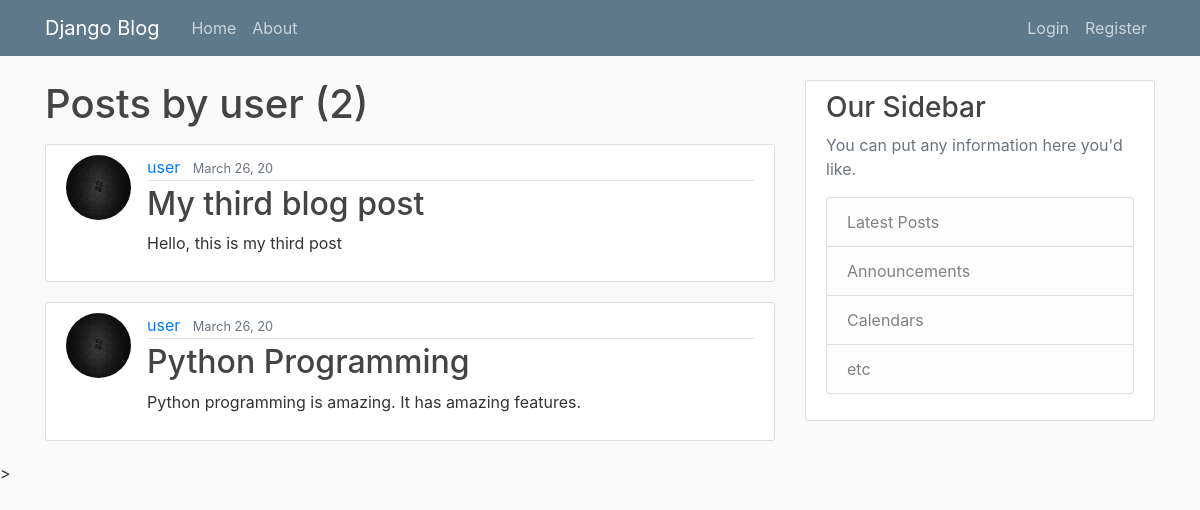
/user/user, run on an earlier commit of the app's database.
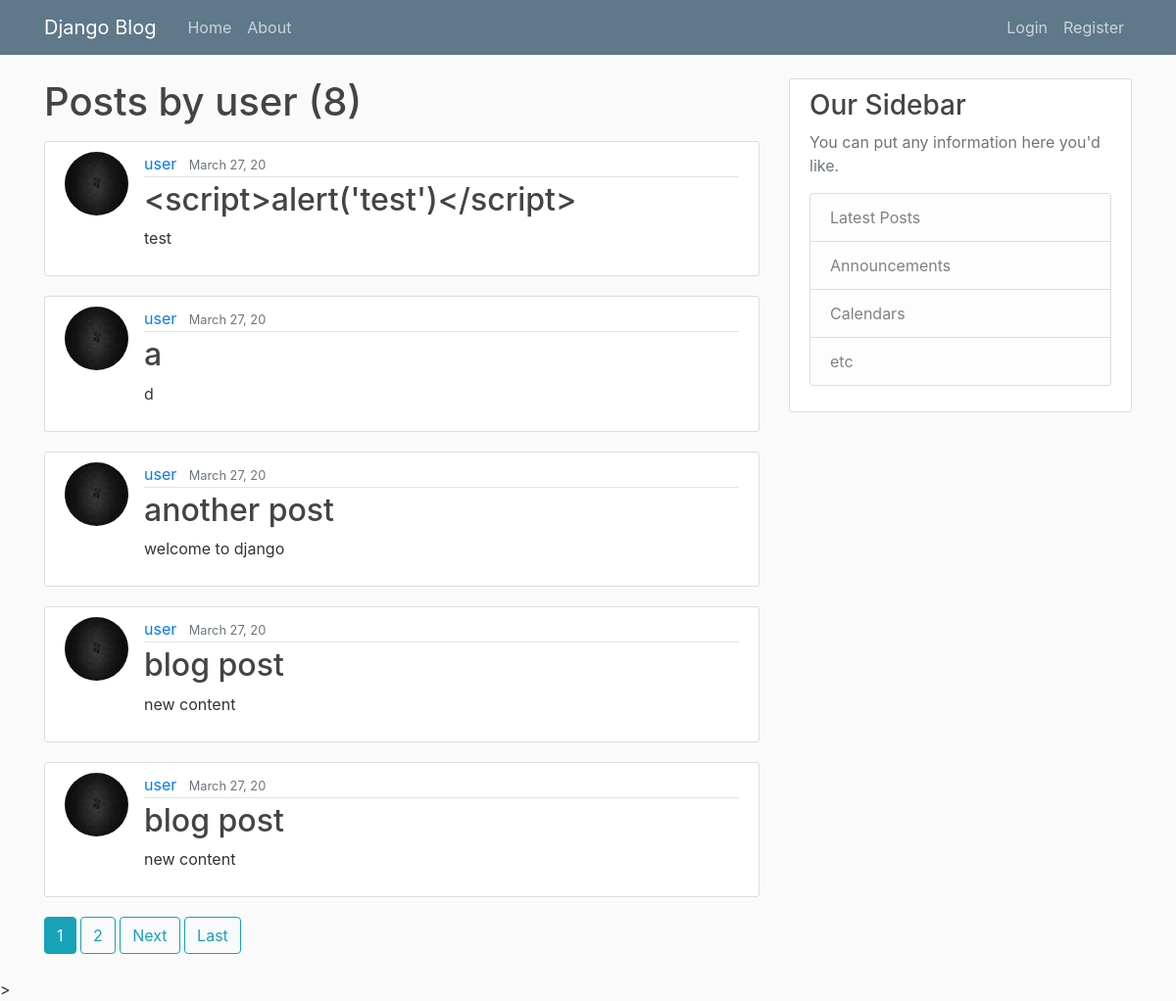
And on a later commit of the database.
### blog/models.py (models this page shows, shortened)
class Post(models.Model):
    title = models.CharField(max_length=100)
    content = models.TextField()
    date_posted = models.DateTimeField(default=timezone.now)
    author = models.ForeignKey(User, on_delete=models.CASCADE)

### users/models.py (models this page shows, shortened)
class Profile(models.Model):
    user = models.OneToOneField(User, on_delete=models.CASCADE)
    image = models.ImageField(default='default.jpg', upload_to='profile_pics')

### blog/views.py (the view)
# urls.py: path('user/<str:username>', UserPostListView.as_view(), name="user-posts"),
class UserPostListView(ListView):
    model = Post
    template_name = 'blog/user_posts.html'
    context_object_name = "posts"
    paginate_by = 5
    def get_queryset(self):
        user = get_object_or_404(User, username=self.kwargs.get('username'))
        return Post.objects.filter(author=user).order_by('-date_posted')

### blog/templates/blog/user_posts.html (shortened to what this page needs)
{% extends "blog/base.html" %}
{% block content %}
<h1 class="mb-3">Posts by {{ view.kwargs.username }} ({{ page_obj.paginator.count }})</h1>
    {% for post in posts %}
    <article class="media content-section">
      <img src="{{ post.author.profile.image.url }}" alt="{{ post.title }}" class="rounded-circle article-img">
        <div class="media-body">
          <div class="article-metadata">
            <a class="mr-2" href="{% url 'user-posts' post.author.username %}">{{ post.author }}</a>
            <small class="text-muted">{{ post.date_posted |date:"F d, y" }}</small>
          </div>
          <h2><a class="article-title" href="{% url 'post-detail' post.id %}">{{ post.title }}</a></h2>
          <p class="article-content">{{ post.content }}</p>
        </div>
      </article>
    {% endfor %}
    {% if is_paginated %}
      {% for num in page_obj.paginator.page_range %}
        {% if page_obj.number == num %}
        <a href="?page={{ num }}" class="btn btn-info mb-4">{{ num }}</a>
        {% elif num > page_obj.number|add:'-3' and num < page_obj.number|add:'3' %}
        <a href="?page={{ num }}" class="btn btn-outline-info mb-4">{{ num }}</a>
        {% endif %}
      {% endfor %}
      {% if page_obj.has_next %}
        <a href="?page={{ page_obj.next_page_number }}" class="btn btn-outline-info mb-4">Next</a>
        <a href="?page={{ page_obj.paginator.num_pages }}" class="btn btn-outline-info mb-4">Last</a>
      {% endif %}
    {% endif %}
{% endblock content %}

### blog/templates/blog/base.html (shortened to what this page needs)
{% load static %}
<!DOCTYPE html>
<html lang="en">
<head>
    <link rel="stylesheet" href="https://stackpath.bootstrapcdn.com/bootstrap/4.4.1/css/bootstrap.min.css">
    <link rel="stylesheet" href="{% static 'blog/main.css' %}">
</head>
<body>
    <header class="site-header">
        <nav class="navbar navbar-expand-md navbar-dark bg-steel fixed-top">
          <div class="container">
            <a class="navbar-brand mr-4" href="{% url 'blog-home' %}">Django Blog</a>
            <div class="collapse navbar-collapse" id="navbarToggle">
              <div class="navbar-nav mr-auto">
                <a class="nav-item nav-link" href="{% url 'blog-home' %}">Home</a>
                <a class="nav-item nav-link" href="{% url 'blog-about' %}">About</a>
              </div>
              <div class="navbar-nav">
                {% if user.is_authenticated %}
                <a class="nav-item nav-link" href="{% url 'post-create' %}">New Post</a>
                <a class="nav-item nav-link" href="{% url 'profile' %}">Profile</a>
                <a class="nav-item nav-link" href="{% url 'logout' %}">Logout</a>
                {% else %}
                <a class="nav-item nav-link" href="{% url 'login' %}">Login</a>
                <a class="nav-item nav-link" href="{% url 'register' %}">Register</a>
                {% endif %}
              </div>
            </div>
          </div>
        </nav>
      </header>
    <main role="main" class="container">
        <div class="row">
            <div class="col-md-8">
            {% block content %}{% endblock %}
            </div>
            <div class="col-md-4">
            <div class="content-section">
                <h3>Our Sidebar</h3>
                <p class='text-muted'>You can put any information here you'd like.
                <ul class="list-group">
                    <li class="list-group-item list-group-item-light">Latest Posts</li>
                    <li class="list-group-item list-group-item-light">Announcements</li>
                    <li class="list-group-item list-group-item-light">Calendars</li>
                    <li class="list-group-item list-group-item-light">etc</li>
                </ul>
                </p>
            </div>
            </div>
        </div>
    </main>>
</body>
</html>

### blog/static/blog/main.css (style rules this page uses)
body { background: #fafafa; color: #333333; margin-top: 5rem; }
h1, h2, h3, h4, h5, h6 { color: #444444; }
ul { margin: 0; }
.bg-steel { background-color: #5f788a; }
.site-header .navbar-nav .nav-link { color: #cbd5db; }
.content-section { background: #ffffff; padding: 10px 20px; border: 1px solid #dddddd; border-radius: 3px; margin-bottom: 20px; }
.article-title { color: #444444; }
.article-content { white-space: pre-line; }
.article-img { height: 65px; width: 65px; margin-right: 16px; }
.article-metadata { padding-bottom: 1px; margin-bottom: 4px; border-bottom: 1px solid #e3e3e3 }

What changed in the data, as far as the page shows it:
no longer on this page (row unchanged): Post: author.profile.image (picture), author "user", date_posted "March 26, 20", title "My third blog post", content "Hello, this is my third post"
no longer on this page (row unchanged): Post: author.profile.image (picture), author "user", date_posted "March 26, 20", title "Python Programming", content "Python programming is amazing. It has amazing features."
added Post: author.profile.image (picture), author "user", date_posted "March 27, 20", title "<script>alert('test')</script>", content "test"
added Post: author.profile.image (picture), author "user", date_posted "March 27, 20", title "a", content "d"
added Post: author.profile.image (picture), author "user", date_posted "March 27, 20", title "another post", content "welcome to django"
added Post: author.profile.image (picture), author "user", date_posted "March 27, 20", title "blog post", content "new content"
added Post: author.profile.image (picture), author "user", date_posted "March 27, 20", title "blog post", content "new content"
Also different on the page:
{{ page_obj.paginator.count }}: "2" → "8"
new list line: "1"
new list line: "2"
text now shown: "Next Last"
